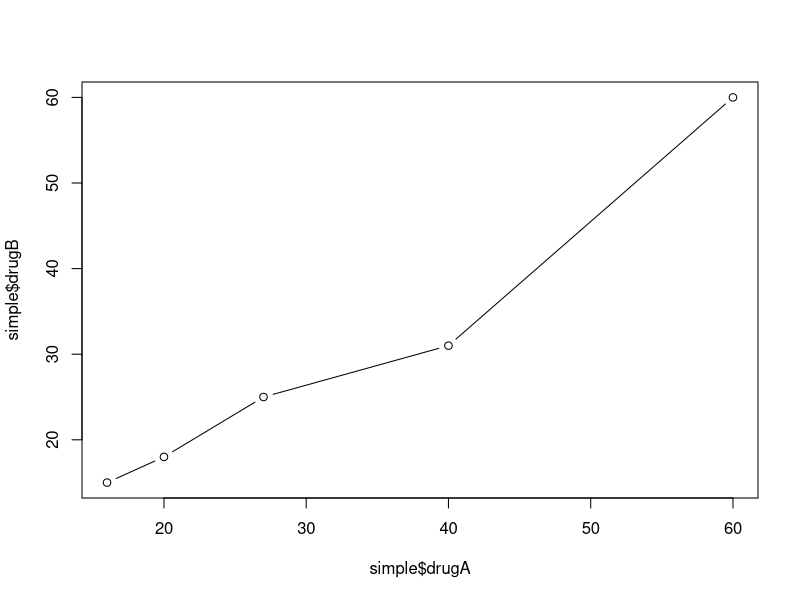
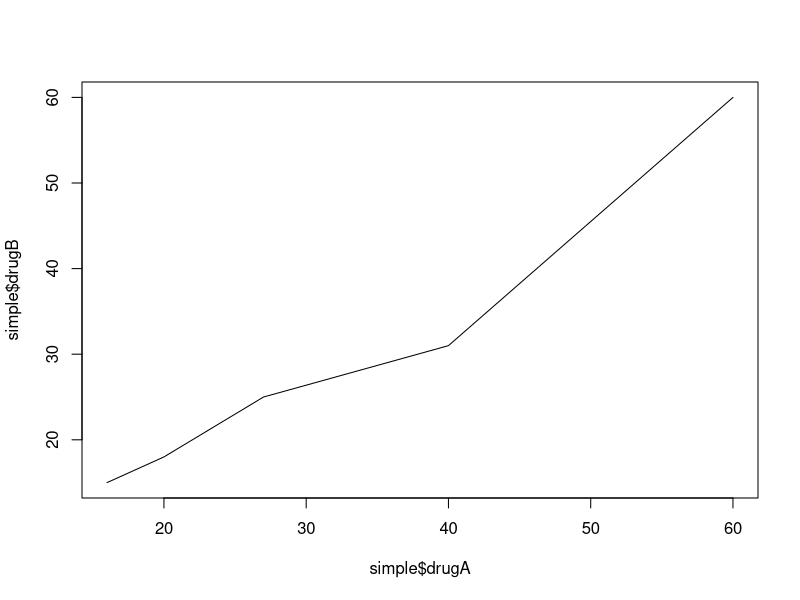
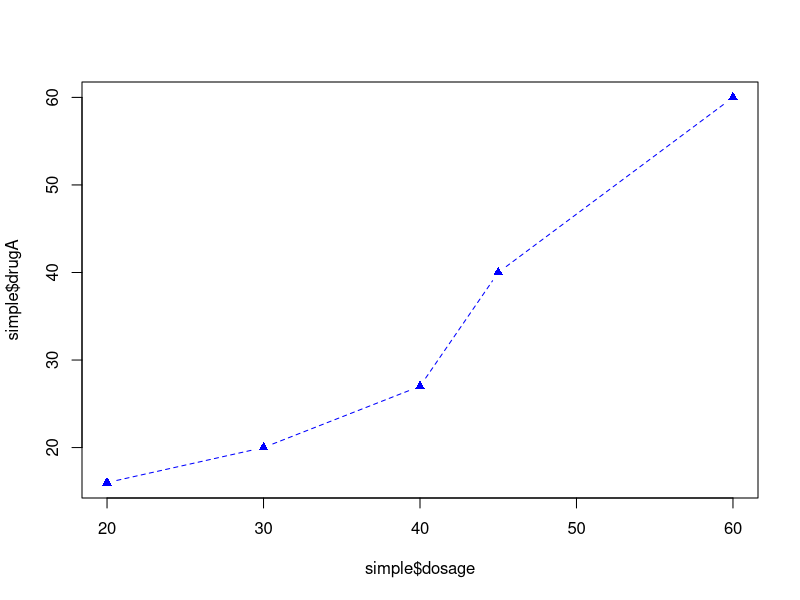
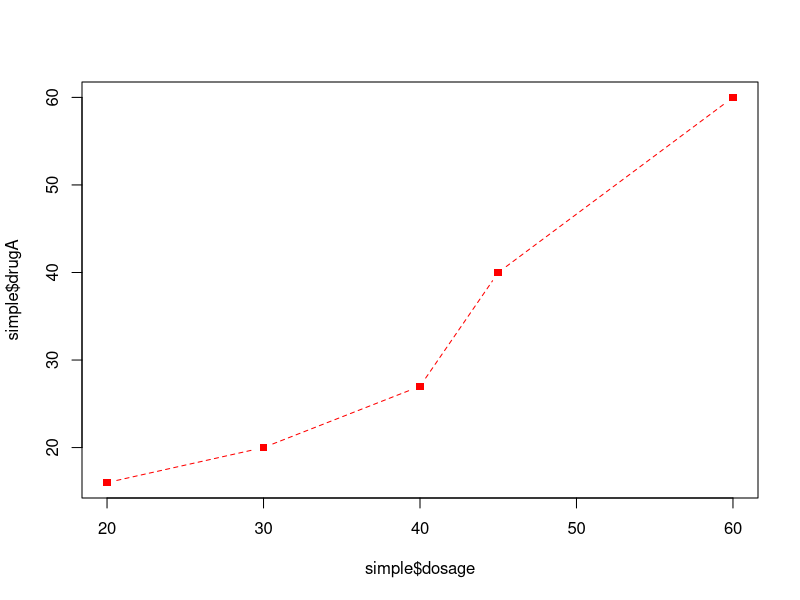
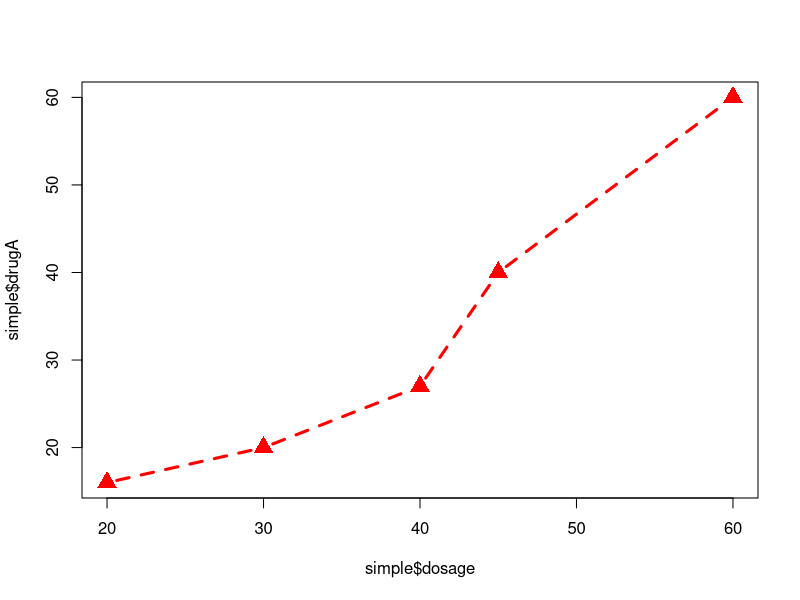
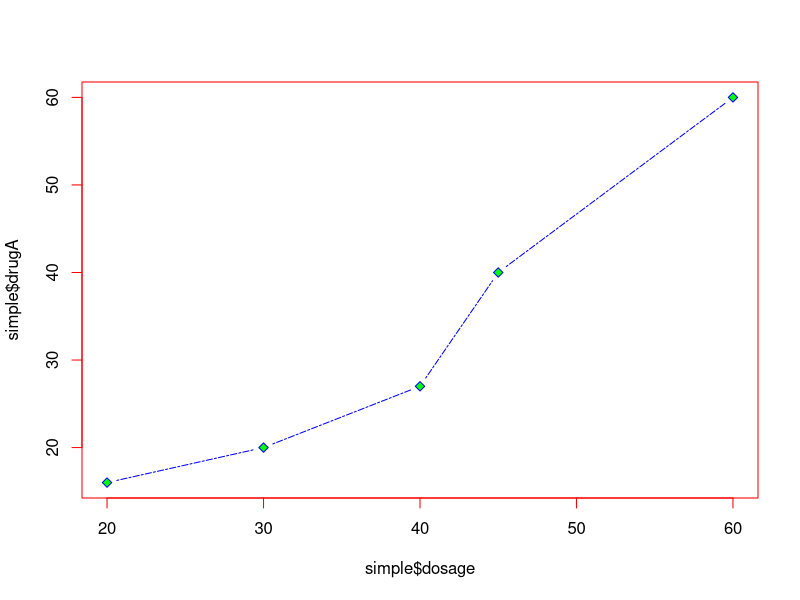

These figures' R source, in order:
simple<-data.frame(dosage=c(20,30,40,45,60),
                   drugA=c(16,20,27,40,60),
                   drugB=c(15,18,25,31,60))
View(simple)
summary(simple)
plot(simple$drugA,simple$drugB,type = "b")
plot(simple$drugA,simple$drugB,type = "l")
opar<-par(no.readonly = TRUE)
opar
par(lty=2,pch=17)
plot(simple$dosage,simple$drugA,type = "b",col="blue",bg="black")
par(opar)
plot(simple$dosage,simple$drugA,type = "b",col="red",lty=2,pch=15)
plot(simple$dosage,simple$drugA,type = "b",col="red",lty=2,pch=17,cex=2,lwd=3)
plot(simple$dosage,simple$drugA,type = "both",lty=6,pch=23,col="blue",bg="green",fg="red")
